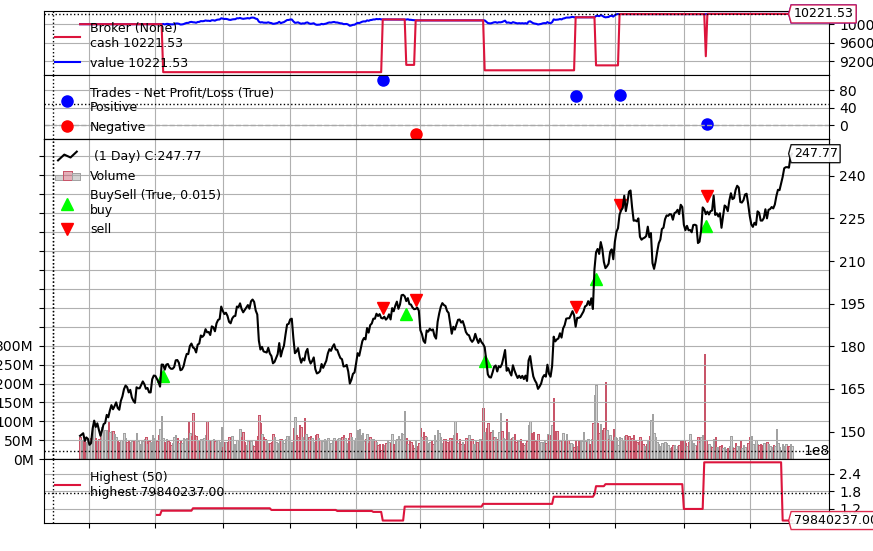

Write Python code to recreate this figure.
import backtrader as bt
import requests
import pandas as pd
import os

# API Settings
ticker = "AAPL"
start_date = "2023-01-09"
end_date = "2024-12-10"
api_key = "BCnibG6TFwiypPXLQW6cqy5cdcLAP0bf"  # Insert your API Key

# File save path
save_path = f"/Users/rezaghasemi/Downloads/Programming/Quantitative/{ticker}_VolumeStrategy.csv"

# Check if file already exists
if os.path.exists(save_path):
    print("🔍 File found, loading data...")
    df = pd.read_csv(save_path, index_col="date", parse_dates=True)
else:
    print("📡 Fetching data from API...")
    url = f"https://api.polygon.io/v2/aggs/ticker/{ticker}/range/1/day/{start_date}/{end_date}?adjusted=true&sort=asc&apiKey={api_key}"
    response = requests.get(url)

    if response.status_code == 200:
        try:
            data = response.json()["results"]
            df = pd.DataFrame(data)
            df["date"] = pd.to_datetime(df["t"], unit="ms")
            df.set_index("date", inplace=True)

            # Rename columns for Backtrader
            df.rename(columns={"o": "open", "h": "high", "l": "low", "c": "close", "v": "volume"}, inplace=True)

            # Save data to CSV
            df.to_csv(save_path)
            print(f"✅ Data saved at: {save_path}")

        except Exception as e:
            print(f"❌ JSON processing error: {e}")
            exit()
    else:
        print(f"❌ API Error: Status code {response.status_code}")
        print("Response text:", response.text)
        exit()


# 📌 **Backtrader Strategy: Volume Based Strategy**
class VolumeStrategy(bt.Strategy):
    params = (("lookback", 50),)  # Lookback period for highest volume

    def __init__(self):
        # Compute 50-day highest volume
        self.max_volume = bt.indicators.Highest(self.data.volume, period=self.params.lookback)

    def next(self):
        if not self.position:
            # Buy when volume reaches the highest level in the last 50 days
            if self.data.volume[0] >= self.max_volume[-1]:
                cash_available = self.broker.get_cash()
                share_size = cash_available * 0.10 / self.data.close[0]  # Buy with 10% of capital
                self.buy(size=round(share_size))
        else:
            # Sell when volume declines significantly
            if self.data.volume[0] < self.max_volume[-1] * 0.23:
                self.sell(size=self.position.size)


# 📊 **Backtrader Engine**
cerebro = bt.Cerebro()

# Load data
data = bt.feeds.PandasData(dataname=df)
cerebro.adddata(data)

# Add strategy
cerebro.addstrategy(VolumeStrategy)

# Set initial cash
cerebro.broker.set_cash(10000)

# Set commission
cerebro.broker.setcommission(commission=0.001)

# Run backtest
print("Starting Portfolio Value: %.2f" % cerebro.broker.getvalue())
cerebro.run()
print("Final Portfolio Value: %.2f" % cerebro.broker.getvalue())

# Plot results
cerebro.plot()
